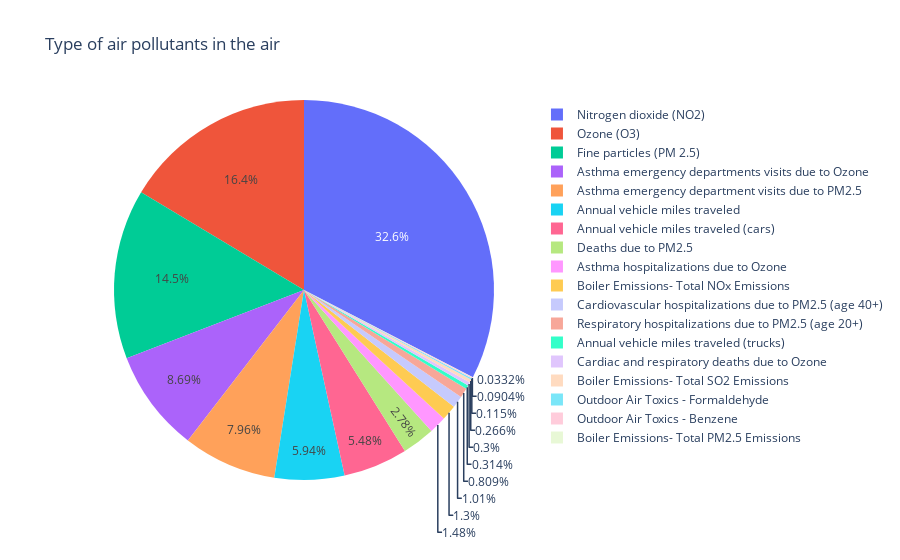

Notebook cell for this chart:
### Code cell
fig = px.pie(
    df,
    values="Data_Value",
    names="Name",
    title="Type of air pollutants in the air",
)

fig.show()

### Figure 1 — Plotly figure (JSON) as saved in the notebook; plotly's stock layout.template omitted (floating-point values rounded to 4 significant figures; data arrays with more than 128 entries replaced by an {"elided": "..."} marker saying what was removed)
{"data": [{"domain": {"x": [0, 1], "y": [0, 1]}, "hovertemplate": "Name=%{label}<br>Data_Value=%{value}<extra></extra>", "labels": {"elided": "18862 str values"}, "legendgroup": "", "name": "", "showlegend": true, "type": "pie", "values": {"elided": "18862 float values"}}], "layout": {"legend": {"tracegroupgap": 0}, "title": {"text": "Type of air pollutants in the air"}}}
